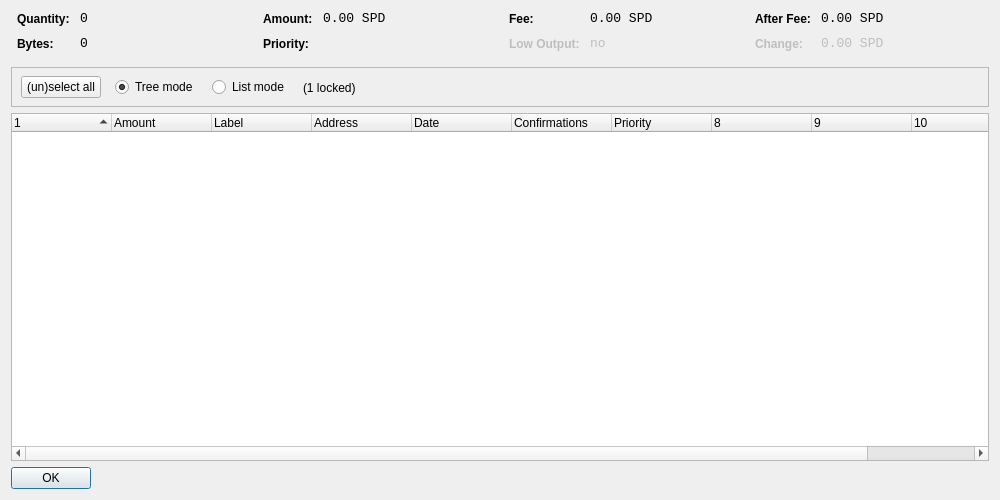
<?xml version="1.0" encoding="UTF-8"?>
<ui version="4.0">
 <class>CoinControlDialog</class>
 <widget class="QDialog" name="CoinControlDialog">
  <property name="geometry">
   <rect>
    <x>0</x>
    <y>0</y>
    <width>1000</width>
    <height>500</height>
   </rect>
  </property>
  <property name="windowTitle">
   <string>Coin Control</string>
  </property>
  <layout class="QVBoxLayout" name="verticalLayout">
   <item>
    <layout class="QHBoxLayout" name="horizontalLayoutTop" stretch="0,0,0,0">
     <property name="topMargin">
      <number>0</number>
     </property>
     <property name="bottomMargin">
      <number>10</number>
     </property>
     <item>
      <layout class="QFormLayout" name="formLayoutCoinControl1">
       <property name="horizontalSpacing">
        <number>10</number>
       </property>
       <property name="verticalSpacing">
        <number>10</number>
       </property>
       <property name="leftMargin">
        <number>6</number>
       </property>
       <property name="rightMargin">
        <number>6</number>
       </property>
       <item row="0" column="0">
        <widget class="QLabel" name="labelCoinControlQuantityText">
         <property name="styleSheet">
          <string notr="true">font-weight:bold;</string>
         </property>
         <property name="text">
          <string>Quantity:</string>
         </property>
        </widget>
       </item>
       <item row="0" column="1">
        <widget class="QLabel" name="labelCoinControlQuantity">
         <property name="font">
          <font>
           <family>Monospace</family>
           <pointsize>10</pointsize>
          </font>
         </property>
         <property name="cursor">
          <cursorShape>IBeamCursor</cursorShape>
         </property>
         <property name="contextMenuPolicy">
          <enum>Qt::ActionsContextMenu</enum>
         </property>
         <property name="text">
          <string notr="true">0</string>
         </property>
         <property name="textInteractionFlags">
          <set>Qt::LinksAccessibleByMouse|Qt::TextSelectableByKeyboard|Qt::TextSelectableByMouse</set>
         </property>
        </widget>
       </item>
       <item row="1" column="0">
        <widget class="QLabel" name="labelCoinControlBytesText">
         <property name="styleSheet">
          <string notr="true">font-weight:bold;</string>
         </property>
         <property name="text">
          <string>Bytes:</string>
         </property>
        </widget>
       </item>
       <item row="1" column="1">
        <widget class="QLabel" name="labelCoinControlBytes">
         <property name="font">
          <font>
           <family>Monospace</family>
           <pointsize>10</pointsize>
          </font>
         </property>
         <property name="cursor">
          <cursorShape>IBeamCursor</cursorShape>
         </property>
         <property name="contextMenuPolicy">
          <enum>Qt::ActionsContextMenu</enum>
         </property>
         <property name="text">
          <string notr="true">0</string>
         </property>
         <property name="textInteractionFlags">
          <set>Qt::LinksAccessibleByMouse|Qt::TextSelectableByKeyboard|Qt::TextSelectableByMouse</set>
         </property>
        </widget>
       </item>
      </layout>
     </item>
     <item>
      <layout class="QFormLayout" name="formLayoutCoinControl2">
       <property name="horizontalSpacing">
        <number>10</number>
       </property>
       <property name="verticalSpacing">
        <number>10</number>
       </property>
       <property name="leftMargin">
        <number>6</number>
       </property>
       <property name="rightMargin">
        <number>6</number>
       </property>
       <item row="0" column="0">
        <widget class="QLabel" name="labelCoinControlAmountText">
         <property name="styleSheet">
          <string notr="true">font-weight:bold;</string>
         </property>
         <property name="text">
          <string>Amount:</string>
         </property>
        </widget>
       </item>
       <item row="0" column="1">
        <widget class="QLabel" name="labelCoinControlAmount">
         <property name="font">
          <font>
           <family>Monospace</family>
           <pointsize>10</pointsize>
          </font>
         </property>
         <property name="cursor">
          <cursorShape>IBeamCursor</cursorShape>
         </property>
         <property name="contextMenuPolicy">
          <enum>Qt::ActionsContextMenu</enum>
         </property>
         <property name="text">
          <string notr="true">0.00 SPD</string>
         </property>
         <property name="textInteractionFlags">
          <set>Qt::LinksAccessibleByMouse|Qt::TextSelectableByKeyboard|Qt::TextSelectableByMouse</set>
         </property>
        </widget>
       </item>
       <item row="1" column="0">
        <widget class="QLabel" name="labelCoinControlPriorityText">
         <property name="styleSheet">
          <string notr="true">font-weight:bold;</string>
         </property>
         <property name="text">
          <string>Priority:</string>
         </property>
        </widget>
       </item>
       <item row="1" column="1">
        <widget class="QLabel" name="labelCoinControlPriority">
         <property name="font">
          <font>
           <family>Monospace</family>
           <pointsize>10</pointsize>
          </font>
         </property>
         <property name="cursor">
          <cursorShape>IBeamCursor</cursorShape>
         </property>
         <property name="contextMenuPolicy">
          <enum>Qt::ActionsContextMenu</enum>
         </property>
         <property name="text">
          <string/>
         </property>
         <property name="textInteractionFlags">
          <set>Qt::LinksAccessibleByMouse|Qt::TextSelectableByKeyboard|Qt::TextSelectableByMouse</set>
         </property>
        </widget>
       </item>
      </layout>
     </item>
     <item>
      <layout class="QFormLayout" name="formLayoutCoinControl3">
       <property name="horizontalSpacing">
        <number>10</number>
       </property>
       <property name="verticalSpacing">
        <number>10</number>
       </property>
       <property name="leftMargin">
        <number>6</number>
       </property>
       <property name="rightMargin">
        <number>6</number>
       </property>
       <item row="0" column="0">
        <widget class="QLabel" name="labelCoinControlFeeText">
         <property name="styleSheet">
          <string notr="true">font-weight:bold;</string>
         </property>
         <property name="text">
          <string>Fee:</string>
         </property>
        </widget>
       </item>
       <item row="0" column="1">
        <widget class="QLabel" name="labelCoinControlFee">
         <property name="font">
          <font>
           <family>Monospace</family>
           <pointsize>10</pointsize>
          </font>
         </property>
         <property name="cursor">
          <cursorShape>IBeamCursor</cursorShape>
         </property>
         <property name="contextMenuPolicy">
          <enum>Qt::ActionsContextMenu</enum>
         </property>
         <property name="text">
          <string notr="true">0.00 SPD</string>
         </property>
         <property name="textInteractionFlags">
          <set>Qt::LinksAccessibleByMouse|Qt::TextSelectableByKeyboard|Qt::TextSelectableByMouse</set>
         </property>
        </widget>
       </item>
       <item row="1" column="0">
        <widget class="QLabel" name="labelCoinControlLowOutputText">
         <property name="enabled">
          <bool>false</bool>
         </property>
         <property name="styleSheet">
          <string notr="true">font-weight:bold;</string>
         </property>
         <property name="text">
          <string>Low Output:</string>
         </property>
        </widget>
       </item>
       <item row="1" column="1">
        <widget class="QLabel" name="labelCoinControlLowOutput">
         <property name="enabled">
          <bool>false</bool>
         </property>
         <property name="font">
          <font>
           <family>Monospace</family>
           <pointsize>10</pointsize>
          </font>
         </property>
         <property name="cursor">
          <cursorShape>IBeamCursor</cursorShape>
         </property>
         <property name="contextMenuPolicy">
          <enum>Qt::ActionsContextMenu</enum>
         </property>
         <property name="text">
          <string>no</string>
         </property>
         <property name="textInteractionFlags">
          <set>Qt::LinksAccessibleByMouse|Qt::TextSelectableByKeyboard|Qt::TextSelectableByMouse</set>
         </property>
        </widget>
       </item>
      </layout>
     </item>
     <item>
      <layout class="QFormLayout" name="formLayoutCoinControl4">
       <property name="horizontalSpacing">
        <number>10</number>
       </property>
       <property name="verticalSpacing">
        <number>10</number>
       </property>
       <property name="leftMargin">
        <number>6</number>
       </property>
       <property name="rightMargin">
        <number>6</number>
       </property>
       <item row="0" column="0">
        <widget class="QLabel" name="labelCoinControlAfterFeeText">
         <property name="styleSheet">
          <string notr="true">font-weight:bold;</string>
         </property>
         <property name="text">
          <string>After Fee:</string>
         </property>
        </widget>
       </item>
       <item row="0" column="1">
        <widget class="QLabel" name="labelCoinControlAfterFee">
         <property name="font">
          <font>
           <family>Monospace</family>
           <pointsize>10</pointsize>
          </font>
         </property>
         <property name="cursor">
          <cursorShape>IBeamCursor</cursorShape>
         </property>
         <property name="contextMenuPolicy">
          <enum>Qt::ActionsContextMenu</enum>
         </property>
         <property name="text">
          <string notr="true">0.00 SPD</string>
         </property>
         <property name="textInteractionFlags">
          <set>Qt::LinksAccessibleByMouse|Qt::TextSelectableByKeyboard|Qt::TextSelectableByMouse</set>
         </property>
        </widget>
       </item>
       <item row="1" column="0">
        <widget class="QLabel" name="labelCoinControlChangeText">
         <property name="enabled">
          <bool>false</bool>
         </property>
         <property name="styleSheet">
          <string notr="true">font-weight:bold;</string>
         </property>
         <property name="text">
          <string>Change:</string>
         </property>
        </widget>
       </item>
       <item row="1" column="1">
        <widget class="QLabel" name="labelCoinControlChange">
         <property name="enabled">
          <bool>false</bool>
         </property>
         <property name="font">
          <font>
           <family>Monospace</family>
           <pointsize>10</pointsize>
          </font>
         </property>
         <property name="cursor">
          <cursorShape>IBeamCursor</cursorShape>
         </property>
         <property name="contextMenuPolicy">
          <enum>Qt::ActionsContextMenu</enum>
         </property>
         <property name="text">
          <string notr="true">0.00 SPD</string>
         </property>
         <property name="textInteractionFlags">
          <set>Qt::LinksAccessibleByMouse|Qt::TextSelectableByKeyboard|Qt::TextSelectableByMouse</set>
         </property>
        </widget>
       </item>
      </layout>
     </item>
    </layout>
   </item>
   <item>
    <widget class="QFrame" name="frame">
     <property name="minimumSize">
      <size>
       <width>0</width>
       <height>40</height>
      </size>
     </property>
     <property name="frameShape">
      <enum>QFrame::StyledPanel</enum>
     </property>
     <property name="frameShadow">
      <enum>QFrame::Sunken</enum>
     </property>
     <widget class="QWidget" name="horizontalLayoutWidget">
      <property name="geometry">
       <rect>
        <x>10</x>
        <y>0</y>
        <width>781</width>
        <height>41</height>
       </rect>
      </property>
      <layout class="QHBoxLayout" name="horizontalLayoutPanel" stretch="0,0,0,0,0">
       <property name="spacing">
        <number>14</number>
       </property>
       <item>
        <widget class="QPushButton" name="pushButtonSelectAll">
         <property name="sizePolicy">
          <sizepolicy hsizetype="Maximum" vsizetype="Fixed">
           <horstretch>0</horstretch>
           <verstretch>0</verstretch>
          </sizepolicy>
         </property>
         <property name="text">
          <string>(un)select all</string>
         </property>
        </widget>
       </item>
       <item>
        <widget class="QRadioButton" name="radioTreeMode">
         <property name="sizePolicy">
          <sizepolicy hsizetype="Maximum" vsizetype="Fixed">
           <horstretch>0</horstretch>
           <verstretch>0</verstretch>
          </sizepolicy>
         </property>
         <property name="text">
          <string>Tree mode</string>
         </property>
         <property name="checked">
          <bool>true</bool>
         </property>
        </widget>
       </item>
       <item>
        <widget class="QRadioButton" name="radioListMode">
         <property name="sizePolicy">
          <sizepolicy hsizetype="Maximum" vsizetype="Fixed">
           <horstretch>0</horstretch>
           <verstretch>0</verstretch>
          </sizepolicy>
         </property>
         <property name="text">
          <string>List mode</string>
         </property>
        </widget>
       </item>
       <item>
        <widget class="QLabel" name="labelLocked">
         <property name="text">
          <string>(1 locked)</string>
         </property>
        </widget>
       </item>
       <item>
        <spacer name="horizontalSpacer">
         <property name="orientation">
          <enum>Qt::Horizontal</enum>
         </property>
         <property name="sizeHint" stdset="0">
          <size>
           <width>40</width>
           <height>20</height>
          </size>
         </property>
        </spacer>
       </item>
      </layout>
     </widget>
    </widget>
   </item>
   <item>
    <widget class="CoinControlTreeWidget" name="treeWidget">
     <property name="contextMenuPolicy">
      <enum>Qt::CustomContextMenu</enum>
     </property>
     <property name="sortingEnabled">
      <bool>false</bool>
     </property>
     <property name="columnCount">
      <number>11</number>
     </property>
     <attribute name="headerShowSortIndicator" stdset="0">
      <bool>true</bool>
     </attribute>
     <attribute name="headerStretchLastSection">
      <bool>false</bool>
     </attribute>
     <column>
      <property name="text">
       <string/>
      </property>
     </column>
     <column>
      <property name="text">
       <string>Amount</string>
      </property>
     </column>
     <column>
      <property name="text">
       <string notr="true">Label</string>
      </property>
     </column>
     <column>
      <property name="text">
       <string>Address</string>
      </property>
     </column>
     <column>
      <property name="text">
       <string>Date</string>
      </property>
     </column>
     <column>
      <property name="text">
       <string>Confirmations</string>
      </property>
      <property name="toolTip">
       <string>Confirmed</string>
      </property>
     </column>
     <column>
      <property name="text">
       <string>Priority</string>
      </property>
     </column>
     <column>
      <property name="text">
       <string/>
      </property>
     </column>
     <column>
      <property name="text">
       <string/>
      </property>
     </column>
     <column>
      <property name="text">
       <string/>
      </property>
     </column>
     <column>
      <property name="text">
       <string/>
      </property>
     </column>
    </widget>
   </item>
   <item>
    <widget class="QDialogButtonBox" name="buttonBox">
     <property name="sizePolicy">
      <sizepolicy hsizetype="Maximum" vsizetype="Fixed">
       <horstretch>0</horstretch>
       <verstretch>0</verstretch>
      </sizepolicy>
     </property>
     <property name="orientation">
      <enum>Qt::Horizontal</enum>
     </property>
     <property name="standardButtons">
      <set>QDialogButtonBox::Ok</set>
     </property>
    </widget>
   </item>
  </layout>
 </widget>
 <customwidgets>
  <customwidget>
   <class>CoinControlTreeWidget</class>
   <extends>QTreeWidget</extends>
   <header>coincontroltreewidget.h</header>
  </customwidget>
 </customwidgets>
 <resources/>
 <connections/>
</ui>
